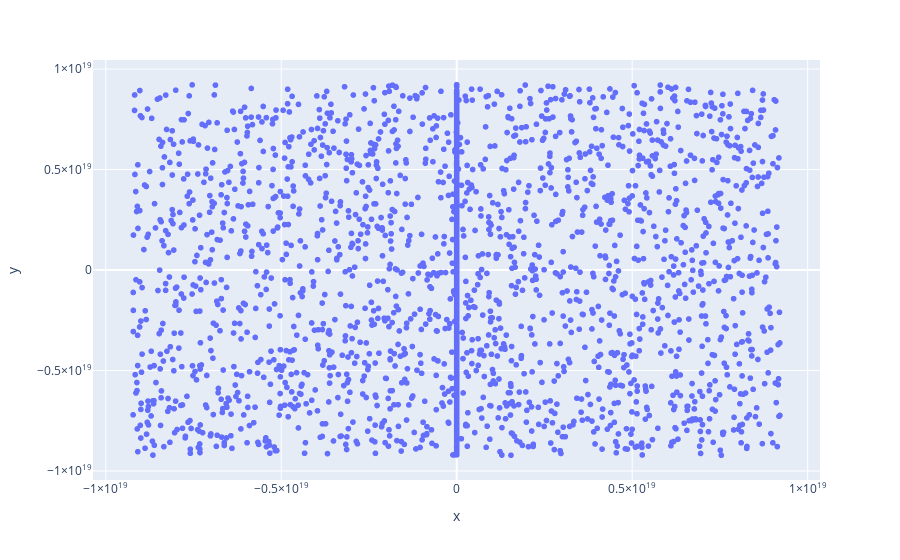

Notebook cell for this chart:
### Code cell
iters = 400
N = 2560
rng = np.random.default_rng(10)
Xs = []
Ys = []
for i in range(N):
    p = np.copy(origin)
    for j in range(iters):
        A = As[int(np.floor(rng.random() * len(As)))]
        p = np.matmul(A, p)
    Xs.append(p[0])
    Ys.append(p[1])
AABB_prob = np.array([[np.min(Xs), np.min(Ys)], [np.max(Xs), np.max(Ys)]])
px.scatter(x=Xs, y=Ys).show()
AABB_prob

### Figure 1 — Plotly figure (JSON) as saved in the notebook; plotly's stock layout.template omitted (floating-point values rounded to 4 significant figures; data arrays with more than 128 entries replaced by an {"elided": "..."} marker saying what was removed)
{"data": [{"hovertemplate": "x=%{x}<br>y=%{y}<extra></extra>", "legendgroup": "", "marker": {"color": "#636efa", "symbol": "circle"}, "mode": "markers", "name": "", "showlegend": false, "type": "scattergl", "x": {"elided": "2560 int values"}, "xaxis": "x", "y": {"elided": "2560 int values"}, "yaxis": "y"}], "layout": {"legend": {"tracegroupgap": 0}, "margin": {"t": 60}, "xaxis": {"anchor": "y", "domain": [0, 1], "title": {"text": "x"}}, "yaxis": {"anchor": "x", "domain": [0, 1], "title": {"text": "y"}}}}
